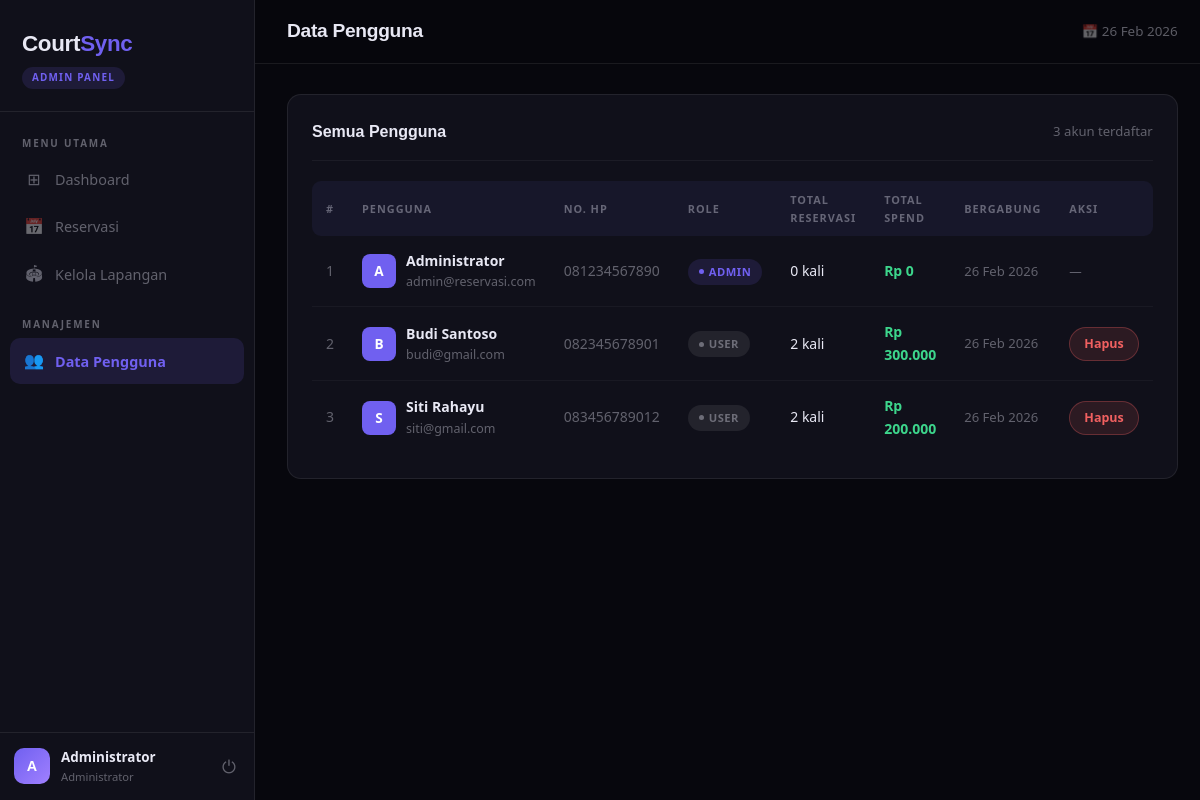
The page /admin/users.php (signed in) on the database its author committed.
### tables this page shows
CREATE TABLE users (
    id INTEGER PRIMARY KEY AUTO_INCREMENT,
    nama VARCHAR(100) NOT NULL,
    email VARCHAR(100) NOT NULL UNIQUE,
    password VARCHAR(255) NOT NULL,
    no_hp VARCHAR(15),
    role ENUM('user', 'admin') DEFAULT 'user',
    created_at TIMESTAMP DEFAULT CURRENT_TIMESTAMP
);

### auth.php (called while the page is built, shortened)
<?php
function getCurrentUser() {
    return [
        'id'   => $_SESSION['user_id'] ?? null,
        'nama' => $_SESSION['nama'] ?? null,
        'role' => $_SESSION['role'] ?? null,
        'email'=> $_SESSION['email'] ?? null,
    ];
}
function formatRupiah($amount) {
    return 'Rp ' . number_format($amount, 0, ',', '.');
}
?>

### admin/users.php (the view, shortened to what this page needs)
<?php
require '../connection.php';
require '../auth.php';
$pageTitle  = 'Data Pengguna';
$activePage = 'users';
$users = $pdo->query("
    SELECT u.*,
        (SELECT COUNT(*) FROM reservasi r WHERE r.user_id = u.id) as total_reservasi,
        (SELECT COALESCE(SUM(total_harga),0) FROM reservasi r WHERE r.user_id = u.id AND r.status IN ('konfirmasi','selesai')) as total_spend
    FROM users u ORDER BY u.created_at DESC
")->fetchAll();
include '_layout.php';
?>
<div class="card">
    <div class="card-header">
        <div class="card-title">Semua Pengguna</div>
        <span style="color:var(--text-muted);font-size:0.82rem;"><?= count($users) ?> akun terdaftar</span>
    </div>
    <div class="table-wrapper">
        <table>
            <thead>
                <tr>
                    <th>#</th>
                    <th>Pengguna</th>
                    <th>No. HP</th>
                    <th>Role</th>
                    <th>Total Reservasi</th>
                    <th>Total Spend</th>
                    <th>Bergabung</th>
                    <th>Aksi</th>
                </tr>
            </thead>
            <tbody>
            <?php foreach ($users as $i => $u): ?>
                <tr>
                    <td style="color:var(--text-muted)"><?= $i+1 ?></td>
                    <td>
                        <div style="display:flex;align-items:center;gap:10px;">
                            <div style="width:34px;height:34px;background:var(--accent);border-radius:8px;display:flex;align-items:center;justify-content:center;font-weight:700;font-size:0.85rem;color:#fff;flex-shrink:0;">
                                <?= strtoupper(substr($u['nama'],0,1)) ?>
                            </div>
                            <div>
                                <div style="font-weight:600;"><?= htmlspecialchars($u['nama']) ?></div>
                                <div style="font-size:0.78rem;color:var(--text-muted);"><?= htmlspecialchars($u['email']) ?></div>
                            </div>
                        </div>
                    </td>
                    <td style="color:var(--text-muted)"><?= htmlspecialchars($u['no_hp'] ?? '-') ?></td>
                    <td>
                        <span class="badge <?= $u['role']==='admin' ? 'badge-admin' : 'badge-user' ?>"><?= $u['role'] ?></span>
                    </td>
                    <td><?= $u['total_reservasi'] ?> kali</td>
                    <td style="font-weight:600;color:var(--success)"><?= formatRupiah($u['total_spend']) ?></td>
                    <td style="color:var(--text-muted);font-size:0.82rem;"><?= date('d M Y', strtotime($u['created_at'])) ?></td>
                    <td>
                        <?php if ($u['role'] !== 'admin'): ?>
                        <a href="?hapus=<?= $u['id'] ?>" class="btn btn-danger btn-sm" onclick="return confirm('Hapus pengguna ini?')">Hapus</a>
                        <?php else: ?>
                        <span style="color:var(--text-muted);font-size:0.78rem;">—</span>
                        <?php endif; ?>
                    </td>
                </tr>
            <?php endforeach; ?>
            </tbody>
        </table>
    </div>
</div>
<?php include '_layout_end.php'; ?>

### admin/_layout.php (shortened to what this page needs)
<!DOCTYPE html>
<html lang="id">
<head>
</head>
<body>
<aside class="sidebar">
    <div class="sidebar-brand">
        <div class="brand-name">Court<span>Sync</span></div>
        <div class="brand-badge">Admin Panel</div>
    </div>
    <nav class="sidebar-nav">
        <div class="nav-section-label">Menu Utama</div>
        <a href="dashboard.php" class="nav-item <?= ($activePage??'')=='dashboard' ? 'active' : '' ?>"><span class="nav-icon">⊞</span> Dashboard</a>
        <a href="reservasi.php" class="nav-item <?= ($activePage??'')=='reservasi'  ? 'active' : '' ?>"><span class="nav-icon">📅</span> Reservasi</a>
        <a href="lapangan.php"  class="nav-item <?= ($activePage??'')=='lapangan'   ? 'active' : '' ?>"><span class="nav-icon">🏟</span> Kelola Lapangan</a>
        <div class="nav-section-label" style="margin-top:10px;">Manajemen</div>
        <a href="users.php" class="nav-item <?= ($activePage??'')=='users' ? 'active' : '' ?>"><span class="nav-icon">👥</span> Data Pengguna</a>
    </nav>
    <?php $u = getCurrentUser(); ?>
    <div class="sidebar-user">
        <div class="user-avatar"><?= strtoupper(substr($u['nama'], 0, 1)) ?></div>
        <div class="user-info">
            <div class="user-name"><?= htmlspecialchars($u['nama']) ?></div>
            <div class="user-role">Administrator</div>
        </div>
        <a href="../logout.php" class="logout-btn" title="Logout">⏻</a>
    </div>
</aside>
<main class="main">
    <div class="topbar">
        <div class="topbar-title"><?= $pageTitle ?? 'Dashboard' ?></div>
        <div class="topbar-right"><span>📅 <?= date('d M Y') ?></span></div>
    </div>
    <div class="content">

### rows shown on the page
users: nama "A", nama "Administrator", email "admin@reservasi.com", no_hp "081234567890", role "ADMIN", total_reservasi "0", total_spend "Rp 0", created_at "26 Feb 2026"
users: nama "B", nama "Budi Santoso", email "budi@gmail.com", no_hp "082345678901", role "USER", total_reservasi "2", total_spend "Rp 300.000", created_at "26 Feb 2026"
users: nama "S", nama "Siti Rahayu", email "siti@gmail.com", no_hp "083456789012", role "USER", total_reservasi "2", total_spend "Rp 200.000", created_at "26 Feb 2026"

### other values the page prints
$pageTitle "Data Pengguna"
count($users) "3"
